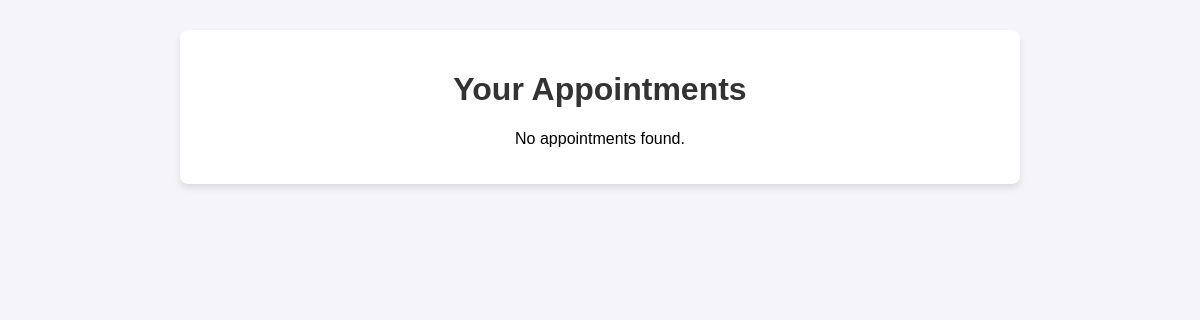
The app's page /list_appointments/ (signed in), older data.
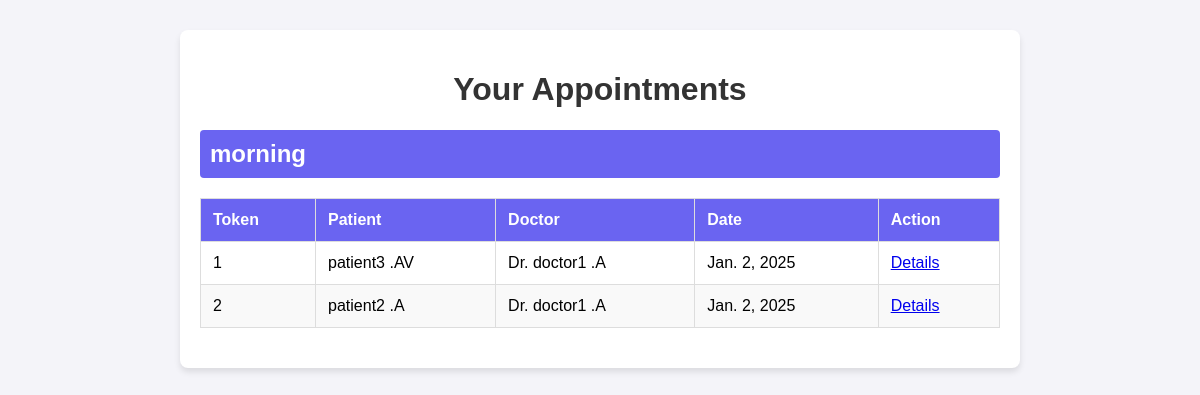
The same page, newer data.
### clinic_mgt_app/models.py (models this page shows, shortened)
class Schedule(models.Model):
    DAYS_OF_WEEK = [
        ('sunday', 'Sunday'),
        ('monday', 'Monday'),
        ('tuesday', 'Tuesday'),
        ('wednesday', 'Wednesday'),
        ('thursday', 'Thursday'),
        ('friday', 'Friday'),
        ('saturday', 'Saturday')
    ]
    SHIFTS = [
        ('morning', 'Morning'),
        ('afternoon', 'Afternoon'),
        ('evening', 'Evening'),
        ('night', 'Night'),
    ]
    specialization = models.CharField(max_length=100, choices=Doctor.SPECIALIZATION_CHOICES)
    doctor = models.ForeignKey(Doctor, on_delete=models.CASCADE, null=True)
    shifts = models.CharField(max_length=100,null=True ,choices=SHIFTS)
    day = models.CharField(max_length=9, choices=DAYS_OF_WEEK)
    class Meta:
        unique_together = ('doctor', 'day', 'shifts','specialization')

class Appointment(models.Model):
    patient = models.ForeignKey(Patient, on_delete=models.CASCADE, related_name="appointments", limit_choices_to={'pat_user__role': 4})
    doctor = models.ForeignKey(Doctor, on_delete=models.CASCADE, related_name="doctor_appointments", limit_choices_to={'doctor_user__role': 3})
    schedule = models.ForeignKey(Schedule, on_delete=models.CASCADE)
    date = models.DateField(default=now)
    specialization = models.CharField(max_length=100, choices=Doctor.SPECIALIZATION_CHOICES, null=True)
    shift = models.CharField(max_length=40, null=True)
    token = models.PositiveIntegerField(editable=False, null=True)
    class Meta:
        unique_together = ('doctor', 'date', 'schedule', 'patient')

class Patient(models.Model):
    GENDER_CHOICES = [
        ('M', 'Male'),
        ('F', 'Female'),
        ('O', 'Other'),
    ]
    first_name = models.CharField(max_length=50, null=True, blank=True)
    last_name = models.CharField(max_length=50, null=True, blank=True)
    gender = models.CharField(max_length=10, choices=GENDER_CHOICES, null=True, blank=True)
    date_of_birth = models.DateField(null=True, blank=True)
    phone_number = models.CharField(max_length=15, null=True, blank=True)
    email = models.EmailField(null=True, blank=True)
    address = models.CharField(max_length=255, null=True, blank=True)
    pat_user = models.ForeignKey(CustomUser,on_delete=models.CASCADE,null=True)
    is_patient = models.BooleanField(default=True)

class Doctor(models.Model):
    SPECIALIZATION_CHOICES = [
        ('General Practitioner', 'General Practitioner'),
        ('Cardiologist', 'Cardiologist'),
        ('Dermatologist', 'Dermatologist'),
        ('Neurologist', 'Neurologist'),
        ('Orthopedic', 'Orthopedic'),
        ('Pediatrician', 'Pediatrician'),
        ('Psychiatrist', 'Psychiatrist'),
        ('Radiologist', 'Radiologist')
    ]
    doctor_user = models.ForeignKey(CustomUser,on_delete=models.CASCADE, null=True)
    first_name = models.CharField(max_length=100)
    last_name = models.CharField(max_length=100)
    specialization = models.CharField(max_length=100,choices=SPECIALIZATION_CHOICES)
    phone_number = models.CharField(max_length=15)
    image = models.ImageField(upload_to='image/',null=True)
    experience = models.PositiveIntegerField(help_text="Years of experience")
    clinic_address = models.TextField()
    created_at = models.DateTimeField(auto_now_add=True)
    updated_at = models.DateTimeField(auto_now=True)
    is_doctor = models.BooleanField(default=True)

### clinic_mgt_app/views.py (the view)
# urls.py: path('list_appointments/',views.list_appointments,name='list_appointments'),
def list_appointments(request):
    doctor_profiles = Doctor.objects.filter(doctor_user=request.user)
    doctor_profile = doctor_profiles.first() if doctor_profiles.exists() else None
    if request.user.role == 2:  # Assuming role '2' for doctors
        appointments = Appointment.objects.filter(doctor=request.user).select_related('patient', 'doctor', 'schedule').order_by('schedule__shifts','id')
    else:
        appointments = Appointment.objects.filter(doctor=doctor_profile).select_related('patient', 'doctor', 'schedule').order_by('schedule__shifts','id')
    grouped_appointments = []
    for schedule, group in groupby(appointments, key=attrgetter('schedule')):
        grouped_appointments.append((schedule, list(group)))
    context = {
        'appointments': appointments,
        'grouped_appointments': grouped_appointments,
        'patient': request.user.role == 4,  # Assuming '4' is the role for a patient
        'doctor': request.user.role == 2,  # Flag to check if the user is a doctor
    }
    return render(request, 'list_appointments.html', context)

### clinic_mgt_app/templates/list_appointments.html (shortened to what this page needs)
<!DOCTYPE html>
<html lang="en">
<head>
</head>
<body>
    <div class="container">
        <h1>Your Appointments</h1>
        {% if grouped_appointments %}
            {% for schedule, appointments in grouped_appointments %}
                <h2>{{ schedule.shifts }}</h2>
                <table>
                    <thead>
                        <tr>
                            <th>Token</th>
                            <th>Patient</th>
                            <th>Doctor</th>
                            <th>Date</th>
                            <th>Action</th>
                        </tr>
                    </thead>
                    <tbody>
                        {% for appointment in appointments %}
                            <tr>
                                <td>{{ appointment.token }}</td>
                                <td>{{ appointment.patient.first_name }} {{ appointment.patient.last_name }}</td>
                                <td>Dr. {{ appointment.doctor.first_name }} {{ appointment.doctor.last_name }}</td>
                                <td>{{ appointment.date }}</td>
                                <td><a href="{% url 'appointment_detail' appointment.id %}">Details</a></td>
                            </tr>
                        {% endfor %}
                    </tbody>
                </table>
            {% endfor %}
        {% else %}
            <p style="text-align: center;">No appointments found.</p>
        {% endif %}
    </div>
</body>
</html>

Row changes from the older to the newer data that the page shows:
now on this page (row unchanged): Schedule: shifts "morning"
added Appointment: token "1", patient.first_name "patient3", patient.last_name ".AV", doctor.first_name "doctor1", doctor.last_name ".A", date "Jan. 2, 2025"
added Appointment: token "2", patient.first_name "patient2", patient.last_name ".A", doctor.first_name "doctor1", doctor.last_name ".A", date "Jan. 2, 2025"
Text that changed along with them:
text no longer shown: "No appointments found."
